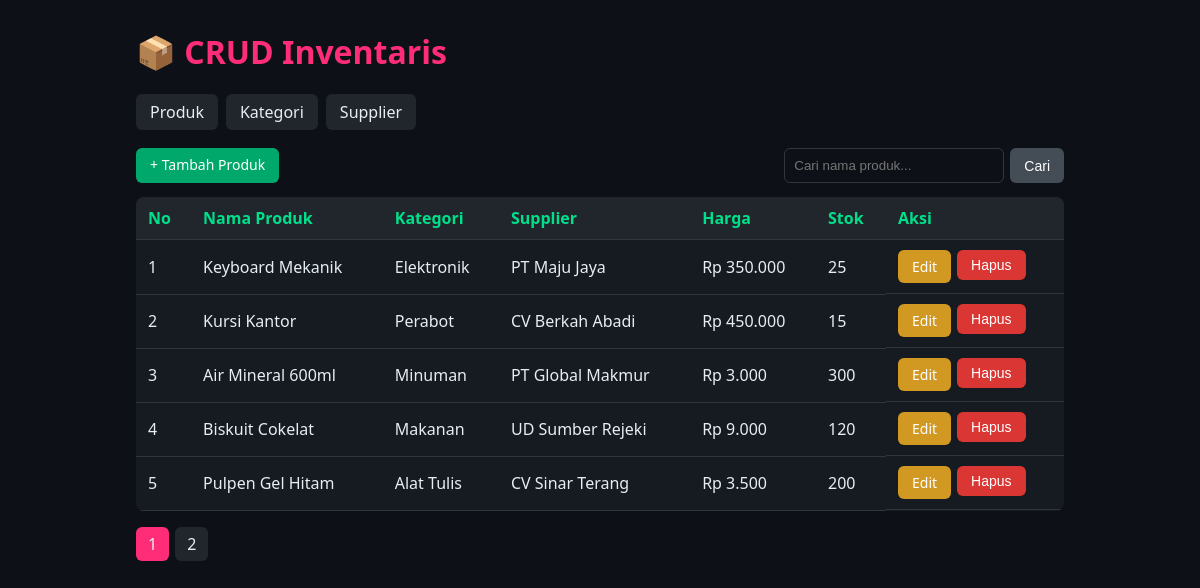
The page / on the database its author committed.
### tables this page shows
CREATE TABLE produk (
    id_produk    INT AUTO_INCREMENT PRIMARY KEY,
    nama_produk  VARCHAR(150) NOT NULL,
    harga        DECIMAL(12,2) NOT NULL,
    stok         INT NOT NULL DEFAULT 0,
    id_kategori  INT NOT NULL,
    id_supplier  INT NOT NULL,
    created_at   TIMESTAMP DEFAULT CURRENT_TIMESTAMP,
    CONSTRAINT fk_produk_kategori FOREIGN KEY (id_kategori) REFERENCES kategori(id_kategori),
    CONSTRAINT fk_produk_supplier FOREIGN KEY (id_supplier) REFERENCES supplier(id_supplier)
);

CREATE TABLE kategori (
    id_kategori   INT AUTO_INCREMENT PRIMARY KEY,
    nama_kategori VARCHAR(100) NOT NULL
);

CREATE TABLE supplier (
    id_supplier   INT AUTO_INCREMENT PRIMARY KEY,
    nama_supplier VARCHAR(100) NOT NULL,
    telepon       VARCHAR(20)  NOT NULL
);

### includes/helpers.php (called while the page is built, shortened)
<?php
function e($value): string
{
    return htmlspecialchars((string)$value, ENT_QUOTES, 'UTF-8');
}

### index.php (the view, shortened to what this page needs)
<?php
require_once __DIR__ . '/includes/header.php';
$pdo = Database::getInstance()->getConnection();
$q       = trim($_GET['q'] ?? '');
$perPage = 5;
$page    = max(1, (int)($_GET['page'] ?? 1));
$like    = '%' . $q . '%';
$stmt = $pdo->prepare('SELECT COUNT(*) FROM produk WHERE nama_produk LIKE :q');
$stmt->execute([':q' => $like]);
$total      = (int)$stmt->fetchColumn();
$totalPages = max(1, (int)ceil($total / $perPage));
$page       = min($page, $totalPages);
$offset     = ($page - 1) * $perPage;
$sql = 'SELECT p.id_produk, p.nama_produk, p.harga, p.stok,
               k.nama_kategori, s.nama_supplier
        FROM produk p
        JOIN kategori k ON p.id_kategori = k.id_kategori
        JOIN supplier s ON p.id_supplier = s.id_supplier
        WHERE p.nama_produk LIKE :q
        ORDER BY p.id_produk DESC
        LIMIT :limit OFFSET :offset';
$stmt = $pdo->prepare($sql);
$stmt->bindValue(':q', $like);
$stmt->bindValue(':limit', $perPage, PDO::PARAM_INT);
$stmt->bindValue(':offset', $offset, PDO::PARAM_INT);
$stmt->execute();
$produk = $stmt->fetchAll();
?>
<div class="toolbar">
    <a href="create.php" class="btn btn-primary">+ Tambah Produk</a>
    <form method="get" class="search">
        <input type="text" name="q" placeholder="Cari nama produk..." value="<?= e($q) ?>">
        <button class="btn btn-gray">Cari</button>
    </form>
</div>
<table>
    <thead>
        <tr><th>No</th><th>Nama Produk</th><th>Kategori</th><th>Supplier</th><th>Harga</th><th>Stok</th><th>Aksi</th></tr>
    </thead>
    <tbody>
    <?php foreach ($produk as $i => $p): ?>
        <tr>
            <td><?= $offset + $i + 1 ?></td>
            <td><?= e($p['nama_produk']) ?></td>
            <td><?= e($p['nama_kategori']) ?></td>
            <td><?= e($p['nama_supplier']) ?></td>
            <td>Rp <?= e(number_format($p['harga'], 0, ',', '.')) ?></td>
            <td><?= e($p['stok']) ?></td>
            <td class="aksi">
                <a href="edit.php?id=<?= e($p['id_produk']) ?>" class="btn btn-warn">Edit</a>
                <form method="post" action="delete.php"
                      onsubmit="return confirm('Yakin ingin menghapus produk ini?');">
                    <button type="submit" class="btn btn-danger">Hapus</button>
                </form>
            </td>
        </tr>
    <?php endforeach; ?>
    </tbody>
</table>
<div class="pagination">
    <?php for ($i = 1; $i <= $totalPages; $i++): ?>
        <a href="?page=<?= $i ?>&q=<?= urlencode($q) ?>" class="<?= $i === $page ? 'active' : '' ?>"><?= $i ?></a>
    <?php endfor; ?>
</div>
<?php require_once __DIR__ . '/includes/footer.php'; ?>

### includes/header.php (shortened to what this page needs)
<?php
require_once __DIR__ . '/helpers.php';
?>
<!DOCTYPE html>
<html lang="id">
<head>
    <link rel="stylesheet" href="assets/style.css">
</head>
<body>
<div class="container">
    <h1>📦 CRUD Inventaris</h1>
    <nav class="nav">
        <a href="index.php">Produk</a>
        <a href="kategori.php">Kategori</a>
        <a href="supplier.php">Supplier</a>
    </nav>

### includes/footer.php
</div>
</body>
</html>

### assets/style.css (style rules this page uses)
* { box-sizing:border-box }
body { margin:0;font-family:Segoe UI,Arial,sans-serif;background:#0d1117;color:#e6edf3 }
.container { max-width:960px;margin:30px auto;padding:0 16px }
h1,h2 { color:#ff2d78 }
table { width:100%;border-collapse:collapse;background:#161b22;border-radius:8px;overflow:hidden }
th,td { padding:10px 12px;text-align:left;border-bottom:1px solid #30363d }
th { background:#21262d;color:#00e08a }
.btn { display:inline-block;padding:7px 14px;border:0;border-radius:6px;color:#fff;cursor:pointer;text-decoration:none;font-size:14px }
.btn-primary { background:#00a86b }
.btn-warn { background:#d29922 }
.btn-danger { background:#da3633 }
.btn-gray { background:#444c56 }
.aksi { display:flex;gap:6px }
.aksi form { margin:0 }
.toolbar { display:flex;justify-content:space-between;margin-bottom:14px;gap:10px;flex-wrap:wrap }
.search { display:flex;gap:6px }
input,select { width:100%;padding:9px;margin:4px 0 14px;background:#0d1117;border:1px solid #30363d;color:#e6edf3;border-radius:6px }
.search input { margin:0;width:220px }
.pagination { margin-top:16px;display:flex;gap:6px }
.pagination a { padding:6px 12px;background:#21262d;color:#e6edf3;border-radius:6px;text-decoration:none }
.pagination a.active { background:#ff2d78 }
.nav { display:flex;gap:8px;margin-bottom:18px }
.nav a { padding:7px 14px;background:#21262d;color:#e6edf3;border-radius:6px;text-decoration:none }

### rows shown on the page
produk: i "1", nama_produk "Keyboard Mekanik", id_kategori.nama_kategori "Elektronik", id_supplier.nama_supplier "PT Maju Jaya", harga "350.000", stok "25"
produk: i "2", nama_produk "Kursi Kantor", id_kategori.nama_kategori "Perabot", id_supplier.nama_supplier "CV Berkah Abadi", harga "450.000", stok "15"
produk: i "3", nama_produk "Air Mineral 600ml", id_kategori.nama_kategori "Minuman", id_supplier.nama_supplier "PT Global Makmur", harga "3.000", stok "300"
produk: i "4", nama_produk "Biskuit Cokelat", id_kategori.nama_kategori "Makanan", id_supplier.nama_supplier "UD Sumber Rejeki", harga "9.000", stok "120"
produk: i "5", nama_produk "Pulpen Gel Hitam", id_kategori.nama_kategori "Alat Tulis", id_supplier.nama_supplier "CV Sinar Terang", harga "3.500", stok "200"
